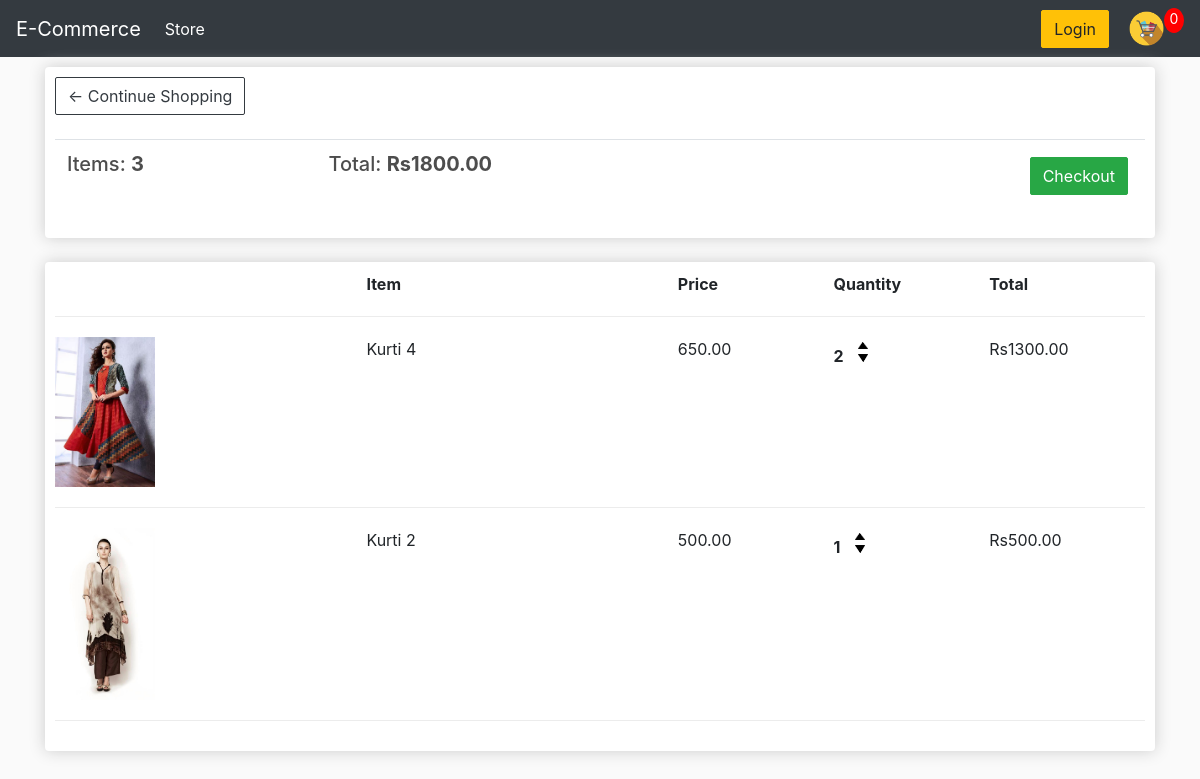
Before: /cart/ (signed in) with the older database file.
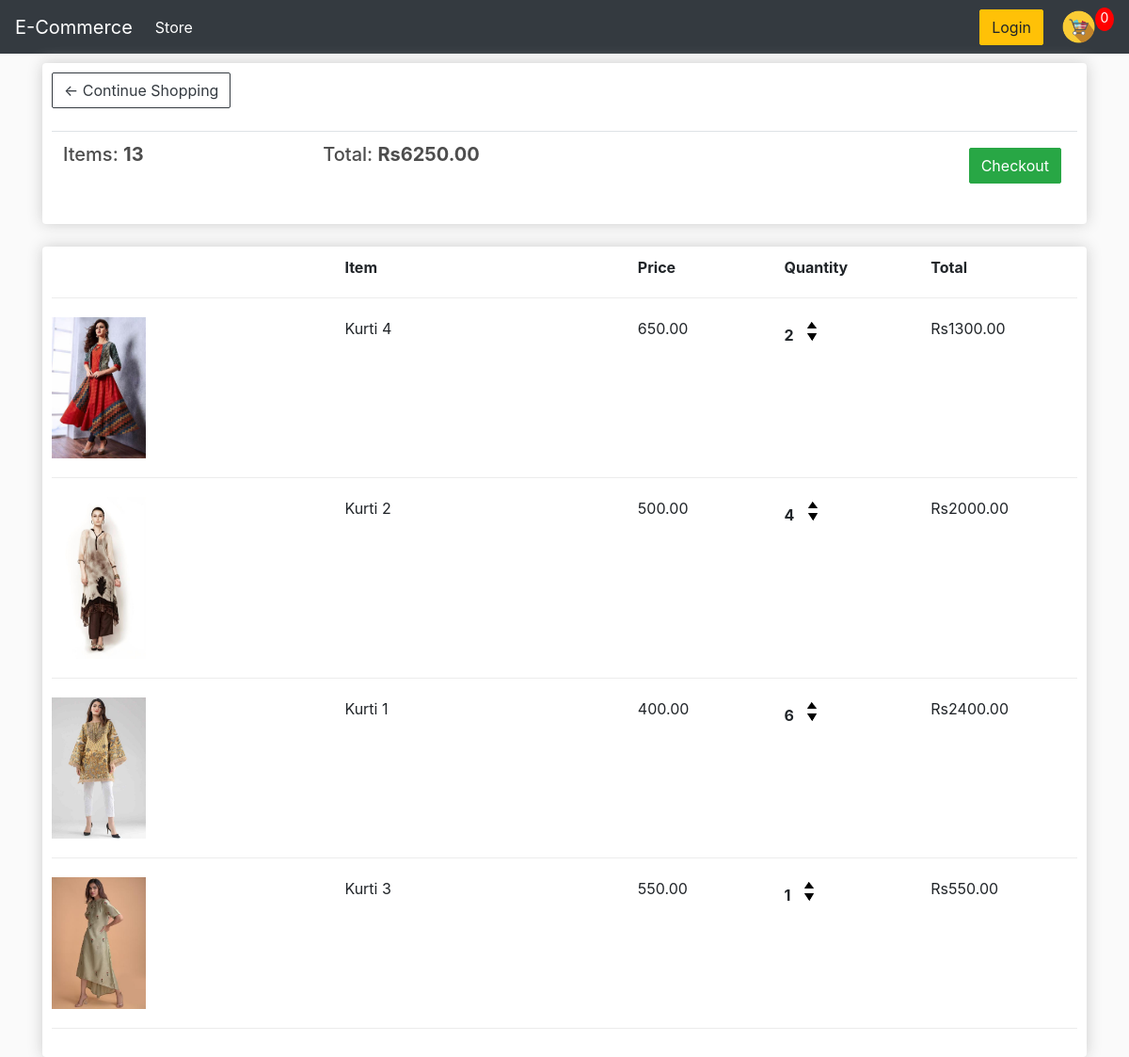
After: the same page with the newer database file.
### store/models.py (models this page shows, shortened)
class Order(models.Model):
    customer = models.ForeignKey(Customer, on_delete=models.SET_NULL, blank=True, null=True)
    date_ordered = models.DateTimeField(auto_now_add=True)
    complete = models.BooleanField(default=False, null=True, blank=False)
    transaction_id = models.CharField(max_length=200, null=True)
    @property
    def get_cart_total(self):
        orderitems = self.orderitem_set.all()
        total = sum([item.get_total for item in orderitems])
        return total
    @property
    def get_cart_items(self):
        orderitems = self.orderitem_set.all()
        total = sum([item.quantity for item in orderitems])
        return total

class OrderItem(models.Model):
    product = models.ForeignKey(Product, on_delete=models.SET_NULL, blank=True, null=True)
    order = models.ForeignKey(Order, on_delete=models.SET_NULL, blank=True, null=True)
    quantity = models.IntegerField(default=0, null=True, blank=True)
    date_added = models.DateTimeField(auto_now_add=True)
    @property
    def get_total(self):
        total = self.product.price*self.quantity
        return total

class Product(models.Model):
    name = models.CharField(max_length=200, null=True)
    price = models.FloatField()
    digital = models.BooleanField(default=False, null=True, blank=False)
    image = models.ImageField(null=True, blank=True)
    @property
    def imageURL(self):
        try :
            url = self.image.url
        except:
            url = ''
        return url

### store/views.py (the view)
# urls.py: path('cart/', views.cart, name ='cart'),
def cart(request):
    if request.user.is_authenticated:
        customer = request.user.customer
        order, created = Order.objects.get_or_create(customer= customer, complete= False)
        items = order.orderitem_set.all()
    else:
        items = []
        order = {'get_cart_total':0,'get_cart_items':0}
    context = {'items':items,'order':order}
    return render (request, 'store/cart.html', context)

### store/templates/store/cart.html
{% extends 'store/Main.html' %}
{% load static %}
{% block content%}
<html>
    <link rel="stylesheet" type="text/css" href="{% static 'css/styles.css' %}">
<body>
    <div class="row">
        <div class="col-lg-12">
            <div class="box-element">
                <a class="btn btn-outline-dark" href="{% url 'store' %}">&#x2190; Continue Shopping</a>
                <br>
                <br>
                <table class="table">
                    <tr>
                        <th><h5>Items: <strong>{{order.get_cart_items}}</strong></h5></th>
                        <th><h5>Total: <strong>Rs{{order.get_cart_total|floatformat:2}}</strong></h5></th>
                        <th>
                            <a style="float: right; margin:5px" class="btn btn-success" href="{% url 'checkout'%}">Checkout</a>
                        </th>
                    </tr>
                </table>
            </div>
            <br>
            <div class="box-element">
                <div class="cart-row">
                    <div style="flex: 2"> </div>
                    <div style="flex: 2"><strong>Item</strong></div>
                    <div style="flex: 1"><strong>Price</strong></div>
                    <div style="flex: 1"><strong>Quantity</strong></div>
                    <div style="flex: 1"><strong>Total</strong></div>
                </div>
                {% for item in items%}
                <div class="cart-row">
                    <div style="flex: 2"><img class="row-image" src="{{item.product.imageURL}}"></div>
                    <div style="flex: 2">{{item.product.name}}</div>
                    <div style="flex: 1">{{item.product.price|floatformat:2}}</div>
                    <div style="flex: 1">
                        <p class="quantity">{{item.quantity}}</p>
                        <div class="quantity">
                            <img data-product="{{item.product.id}}" data-action="add" class="chg-quantity" src="{% static 'images/arrow-up.png'%}">
                            <img data-product="{{item.product.id}}" data-action="remove" class="chg-quantity" src="{% static 'images/arrow-down.png'%}">
                       </div>
                    </div>
                    <div style="flex: 1">Rs{{item.get_total|floatformat:2}}</div>
                </div>
                {% endfor %}
            </div>
        </div>
    </div>
</body>
</html>
{% endblock content %}

### store/templates/store/Main.html (shortened to what this page needs)
{% load static %}
<html>
    <head>
        <link rel="stylesheet" href="https://stackpath.bootstrapcdn.com/bootstrap/4.5.0/css/bootstrap.min.css">
        <link rel="stylesheet" type="text/css" href="{% static 'css/styles.css' %}">
      </head>
    <body>
        <nav class="navbar navbar-expand-lg navbar-dark bg-dark">
            <a class="navbar-brand" href="{% url 'store' %}">E-Commerce</a>
            <div class="collapse navbar-collapse" id="navbarSupportedContent">
              <ul class="navbar-nav mr-auto">
                <li class="nav-item active">
                  <a class="nav-link" href="{% url 'store' %}">Store <span class="sr-only">(current)</span></a>
                </li>
              </ul>
              <div class="form-inline my-2 my-lg-0">
                  <a href="#" class="btn btn-warning">Login</a>
                  <a href="{% url 'cart' %}">
                      <img id="cart-icon" src="{% static 'images/cart.png' %}">
                  </a>
                  <p id="cart-total">0</p>
              </div>
            </div>
          </nav>
        <div class="container">
            {% block content %}
            {% endblock content%}
        </div>
      </body>
</html>

### static/css/styles.css (style rules this page uses)
body { background-color: hsl(0, 0%, 98%); }
h1,h2,h3,h4,h5,h6 { color:hsl(0, 0%, 30%); }
.box-element { box-shadow:hsl(0, 0%, 80%) 0 0 16px; background-color: #fff; border-radius: 4px; padding: 10px; }
.bg-dark { background-color: black; }
#cart-icon { width:35px; display: inline-block; margin-left: 20px; }
#cart-total { display: block; text-align: center; color:#fff; background-color: red; width: 20px; height: 25px; border-radius: 50%; font-size: 14px; }
.col-lg-4, .col-lg-6, .col-lg-8, .col-lg-12 { margin-top: 10px; }
.btn { border-radius: 2px; transition: .25s; align-items: center; justify-content: center; position: relative; }
.row-image { width: 100px; }
.cart-row { display: flex; align-items: flex-stretch; padding-bottom: 20px; margin-bottom: 20px; border-bottom: 1px solid #ececec; }
.quantity { display: inline-block; font-weight: 700; padding-right:10px; }
.chg-quantity { width: 10px; cursor: pointer; display: block; margin-top: 5px; transition: 0.2s; }

Changed rows visible on the page:
changed through a linked row, Order: get_cart_items "3" → "13"; get_cart_total "1800.00" → "6250.00"
changed OrderItem "Kurti 2": quantity "1" → "4"; get_total "500.00" → "2000.00"
added OrderItem: product.imageURL (picture), product.name "Kurti 1", product.price "400.00", quantity "6", get_total "2400.00"
added OrderItem: product.imageURL (picture), product.name "Kurti 3", product.price "550.00", quantity "1", get_total "550.00"
